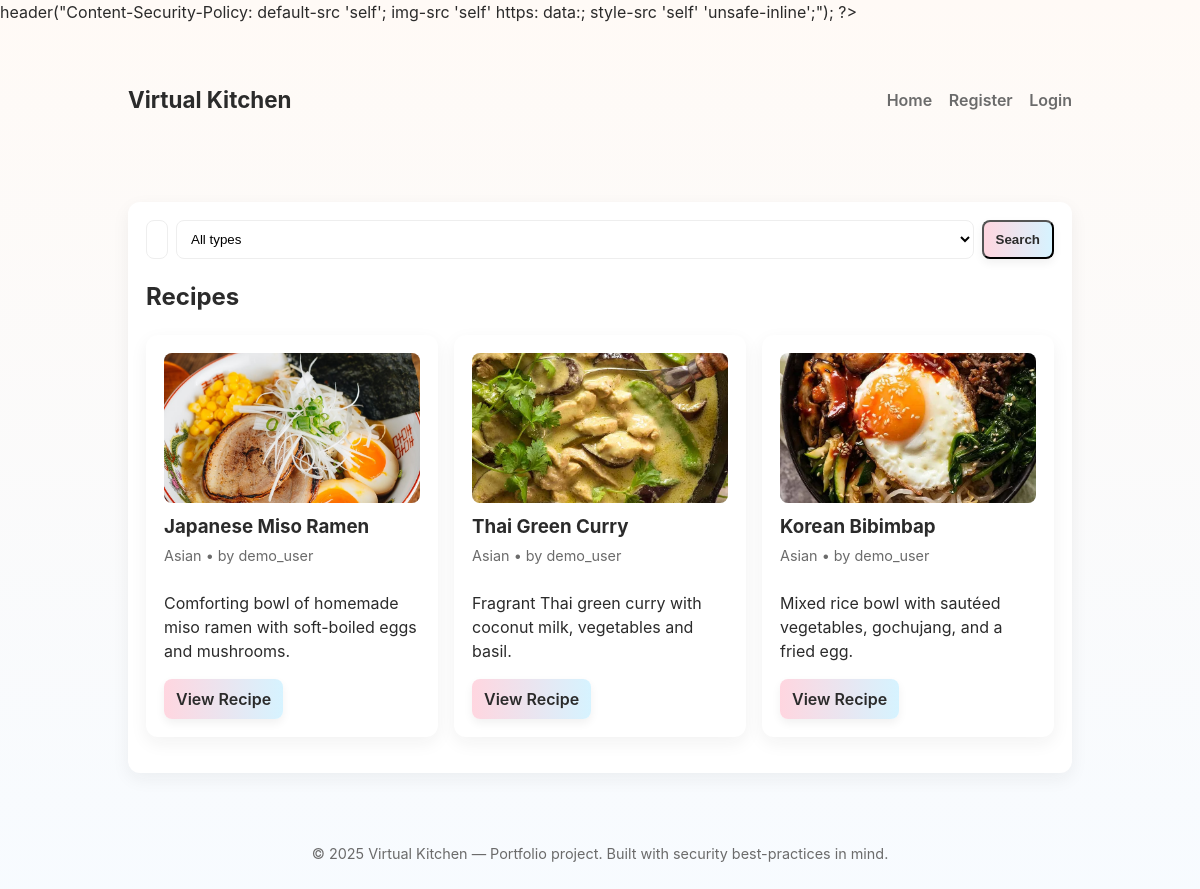
The page / on the database its author committed.
### tables this page shows
CREATE TABLE recipes (
  rid INT AUTO_INCREMENT PRIMARY KEY,
  name VARCHAR(150) NOT NULL,
  description VARCHAR(500) NOT NULL,
  type ENUM('French','Italian','Chinese','Indian','Mexican','others','Asian') NOT NULL DEFAULT 'others',
  cookingtime INT NOT NULL,
  ingredients TEXT NOT NULL,
  instructions TEXT NOT NULL,
  image VARCHAR(255) DEFAULT NULL,
  uid INT NOT NULL,
  created_at TIMESTAMP DEFAULT CURRENT_TIMESTAMP,
  FOREIGN KEY (uid) REFERENCES users(uid) ON DELETE CASCADE
);

CREATE TABLE users (
  uid INT AUTO_INCREMENT PRIMARY KEY,
  username VARCHAR(50) NOT NULL UNIQUE,
  password VARCHAR(255) NOT NULL,
  email VARCHAR(150) NOT NULL UNIQUE,
  created_at TIMESTAMP DEFAULT CURRENT_TIMESTAMP
);

### inc/functions.php (called while the page is built, shortened)
<?php
require_once __DIR__ . '/config.php';
function e(string $s): string {
    return htmlspecialchars($s, ENT_QUOTES | ENT_SUBSTITUTE, 'UTF-8');
}
function db(): PDO {
    global $pdo;
    return $pdo;
}
function isLoggedIn(): bool {
    return !empty($_SESSION['user_id']);
}
function currentUser(): ?array {
    if (!isLoggedIn()) return null;
    $pdo = db();
    $stmt = $pdo->prepare('SELECT uid, username, email FROM users WHERE uid = :uid');
    $stmt->execute(['uid' => $_SESSION['user_id']]);
    return $stmt->fetch() ?: null;
}

### index.php (the view, shortened to what this page needs)
<?php
require_once __DIR__ . '/inc/header.php';
$pdo = db();
$q = trim($_GET['q'] ?? '');
$sql = 'SELECT r.rid, r.name, r.description, r.type, r.image, u.username
        FROM recipes r JOIN users u ON r.uid = u.uid';
$params = [];
$sql .= ' ORDER BY r.created_at DESC LIMIT 100';
$stmt = $pdo->prepare($sql);
$stmt->execute($params);
$recipes = $stmt->fetchAll();
?>
<div class="card">
  <form class="search-bar" method="get" action="index.php">
    <input type="text" name="q" placeholder="Search by name, ingredient or description..." value="<?= e($q) ?>">
    <select name="type">
      <option value="">All types</option>
    </select>
    <button class="btn" type="submit">Search</button>
  </form>
  <h2>Recipes</h2>
  <?php if (empty($recipes)): ?>
    <p class="small">No recipes match that search. Try browsing all recipes.</p>
  <?php else: ?>
    <div class="grid">
      <?php foreach ($recipes as $r): ?>
        <div class="card recipe-card">
          <?php if ($r['image'] && file_exists(__DIR__ . '/uploads/' . $r['image'])): ?>
            <img src="/uploads/<?= e($r['image']) ?>" alt="<?= e($r['name']) ?>">
          <?php else: ?>
            <img src="https://via.placeholder.com/600x300?text=Recipe" alt="placeholder">
          <?php endif; ?>
          <h3><?= e($r['name']) ?></h3>
          <div class="recipe-meta"><?= e($r['type']) ?> • by <?= e($r['username']) ?></div>
          <p><?= e(strlen($r['description']) > 140 ? substr($r['description'],0,137).'...' : $r['description']) ?></p>
          <div style="margin-top:auto;"><a class="btn" href="/view.php?rid=<?= intval($r['rid']) ?>">View Recipe</a></div>
        </div>
      <?php endforeach; ?>
    </div>
  <?php endif; ?>
</div>
<?php require_once __DIR__ . '/inc/footer.php'; ?>

### inc/header.php (shortened to what this page needs)
<?php
require_once __DIR__ . '/functions.php';
$user = currentUser();
?>
<!doctype html>
<html lang="en">
<head>
  <link rel="stylesheet" href="/css/styles.css">
</head>
<body>
  <header class="site-header">
    <div class="container header-inner">
      <h1 class="site-title"><a href="/index.php">Virtual Kitchen</a></h1>
      <nav class="site-nav">
        <a href="/index.php">Home</a>
        <?php if ($user): ?>
          <a href="/add_recipe.php">Add recipe</a>
          <span class="muted">Hello, <?= e($user['username']) ?></span>
          <a href="/logout.php">Logout</a>
        <?php else: ?>
          <a href="/register.php">Register</a>
          <a href="/login.php">Login</a>
        <?php endif; ?>
      </nav>
    </div>
  </header>
  <main class="container">

### inc/footer.php (shortened to what this page needs)
  </main>
  <footer class="site-footer">
    <div class="container">
      <p>&copy; <?= date('Y') ?> Virtual Kitchen — Portfolio project. Built with security best-practices in mind.</p>
    </div>
  </footer>
</body>
</html>

### css/styles.css (style rules this page uses)
:root { --bg: #fffaf6; --card: #fff; --accent: #ffd6e0; --muted: #6b6b6b; --text: #2b2b2b; --shadow: rgba(28,28,28,0.06); --glass: rgba(255,255,255,0.7); }
* { box-sizing:border-box }
body { font-family: Inter, ui-sans-serif, system-ui, -apple-system, "Segoe UI", Roboto, "Helvetica Neue", Arial; background: linear-gradient(180deg, #fffaf6 0%, #f7fbff 100%); color:var(--text); margin:0; line-height:1.5; }
.container { max-width:980px;margin:26px auto;padding:0 18px; }
.site-header { background:transparent;padding:12px 0; }
.header-inner { display:flex;align-items:center;justify-content:space-between; }
.site-title a { color:var(--text);text-decoration:none;font-size:1.4rem;font-weight:700; }
.site-nav a { margin-left:12px;color:var(--muted);text-decoration:none;font-weight:600; }
.card { background:var(--card); border-radius:12px; box-shadow:0 6px 18px var(--shadow); padding:18px; margin-bottom:18px; }
.grid { display:grid;grid-template-columns:repeat(auto-fit,minmax(260px,1fr));gap:16px; }
.recipe-card { display:flex;flex-direction:column;min-height:220px; }
.recipe-card img { width:100%;height:150px;object-fit:cover;border-radius:8px; }
.recipe-card h3 { margin:10px 0 4px 0; }
.recipe-meta { font-size:0.9rem;color:var(--muted);margin-bottom:8px; }
.btn { display:inline-block;padding:8px 12px;border-radius:8px;text-decoration:none;font-weight:600; background:linear-gradient(90deg,#ffd6e0,#d6f3ff);color:var(--text); box-shadow:0 4px 10px rgba(0,0,0,0.06); }
input[type="text"], input[type="email"], input[type="number"], textarea, select { width:100%;padding:10px;border-radius:8px;border:1px solid #eee;background:var(--glass); }
.search-bar { display:flex;gap:8px;margin-bottom:18px }
.search-bar input { flex:1 }
footer.site-footer { padding:18px 0;color:var(--muted);text-align:center;font-size:0.9rem }

### rows shown on the page
recipes: image (picture), name "Japanese Miso Ramen", type "Asian", uid.username "demo_user", description "Comforting bowl of homemade miso ramen with soft-boiled eggs and mushrooms."
recipes: image (picture), name "Thai Green Curry", type "Asian", uid.username "demo_user", description "Fragrant Thai green curry with coconut milk, vegetables and basil."
recipes: image (picture), name "Korean Bibimbap", type "Asian", uid.username "demo_user", description "Mixed rice bowl with sautéed vegetables, gochujang, and a fried egg."
